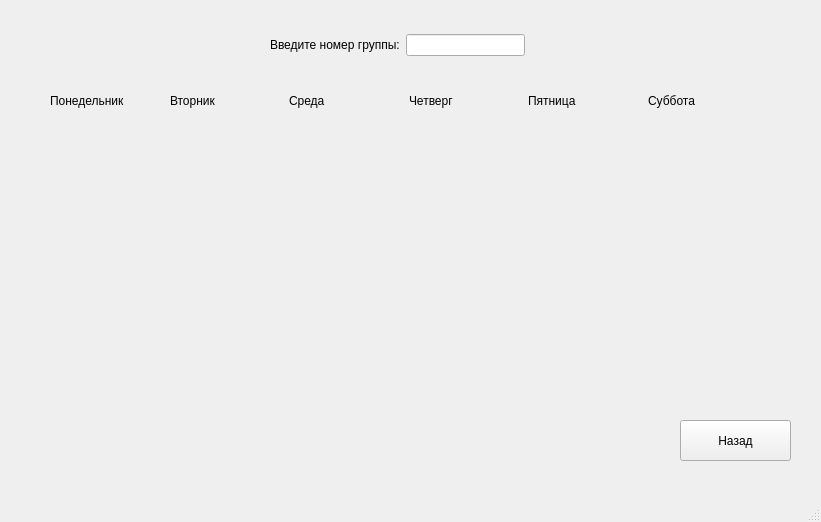
<?xml version="1.0" encoding="UTF-8"?>
<ui version="4.0">
 <class>StudentWindow</class>
 <widget class="QMainWindow" name="StudentWindow">
  <property name="geometry">
   <rect>
    <x>0</x>
    <y>0</y>
    <width>821</width>
    <height>522</height>
   </rect>
  </property>
  <property name="windowTitle">
   <string>Расписание студента</string>
  </property>
  <widget class="QWidget" name="centralwidget">
   <widget class="QPushButton" name="back_from_student_window_button">
    <property name="geometry">
     <rect>
      <x>680</x>
      <y>420</y>
      <width>111</width>
      <height>41</height>
     </rect>
    </property>
    <property name="text">
     <string>Назад</string>
    </property>
   </widget>
   <widget class="QWidget" name="layoutWidget">
    <property name="geometry">
     <rect>
      <x>50</x>
      <y>80</y>
      <width>711</width>
      <height>41</height>
     </rect>
    </property>
    <layout class="QHBoxLayout" name="horizontalLayout">
     <item>
      <widget class="QLabel" name="monday_label">
       <property name="text">
        <string>Понедельник</string>
       </property>
      </widget>
     </item>
     <item>
      <widget class="QLabel" name="tuesday_label">
       <property name="text">
        <string>Вторник</string>
       </property>
      </widget>
     </item>
     <item>
      <widget class="QLabel" name="wednesday_label">
       <property name="text">
        <string>Среда</string>
       </property>
      </widget>
     </item>
     <item>
      <widget class="QLabel" name="thursday_label">
       <property name="text">
        <string>Четверг</string>
       </property>
      </widget>
     </item>
     <item>
      <widget class="QLabel" name="friday_label">
       <property name="text">
        <string>Пятница</string>
       </property>
      </widget>
     </item>
     <item>
      <widget class="QLabel" name="saturday_label">
       <property name="text">
        <string>Суббота</string>
       </property>
      </widget>
     </item>
    </layout>
   </widget>
   <widget class="QWidget" name="layoutWidget">
    <property name="geometry">
     <rect>
      <x>270</x>
      <y>30</y>
      <width>255</width>
      <height>30</height>
     </rect>
    </property>
    <layout class="QHBoxLayout" name="horizontalLayout_2">
     <item>
      <widget class="QLabel" name="input_group_label">
       <property name="text">
        <string>Введите номер группы:</string>
       </property>
      </widget>
     </item>
     <item>
      <widget class="QLineEdit" name="input_group_lineedit"/>
     </item>
    </layout>
   </widget>
  </widget>
  <widget class="QMenuBar" name="menubar">
   <property name="geometry">
    <rect>
     <x>0</x>
     <y>0</y>
     <width>821</width>
     <height>25</height>
    </rect>
   </property>
  </widget>
  <widget class="QStatusBar" name="statusbar"/>
 </widget>
 <resources/>
 <connections/>
</ui>
